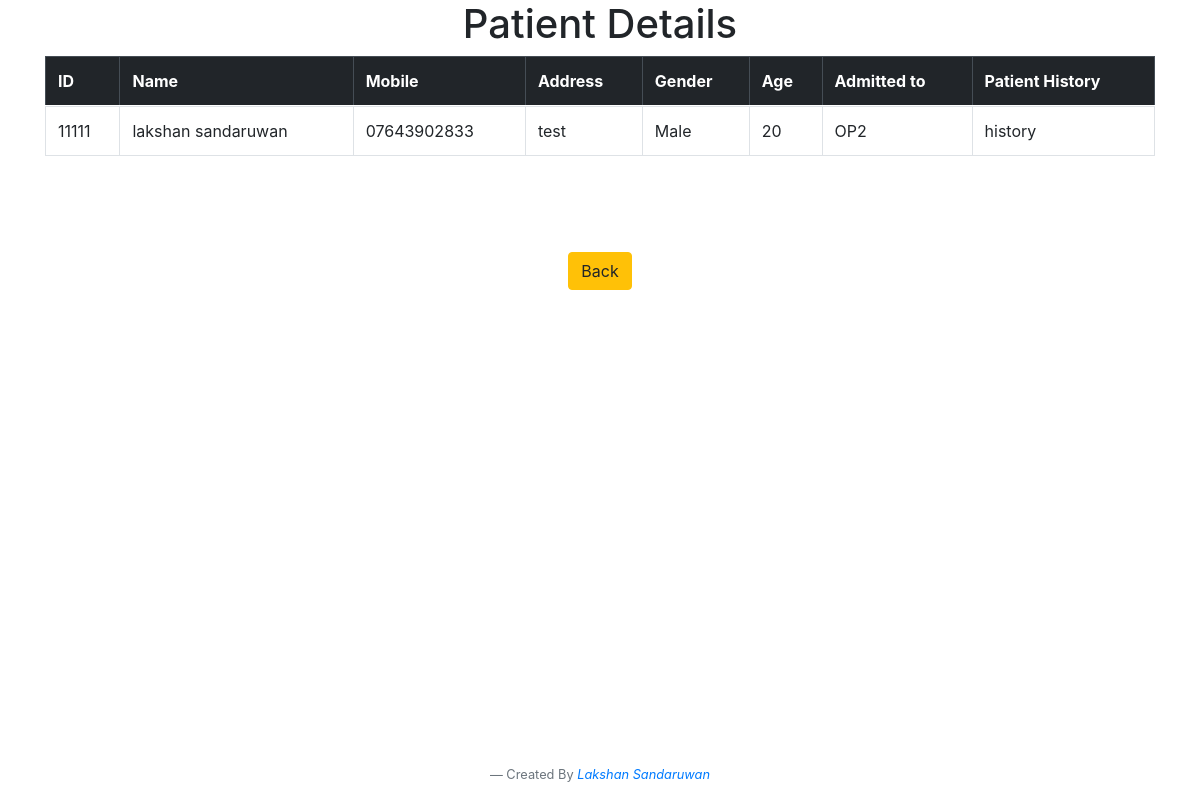
Page /includes/view-patient.php?user_id=7 (signed in) on the committed database.
### tables this page shows
CREATE TABLE `patient` (
  `id` int(10) NOT NULL,
  `p_card` varchar(50) NOT NULL,
  `p_f_name` varchar(50) NOT NULL,
  `p_l_name` varchar(50) NOT NULL,
  `p_address` varchar(50) NOT NULL,
  `p_mobile` varchar(50) NOT NULL,
  `p_gender` varchar(20) NOT NULL,
  `p_age` int(10) NOT NULL,
  `p_admit` varchar(10) NOT NULL,
  `p_history` varchar(255) NOT NULL
);

### includes/view-patient.php (the view, shortened to what this page needs)
<?php  include '../header.php'?>
<h1 class="text-center">Patient Details</h1>
  <div class="container">
    <table class="table table-striped table-bordered table-hover">
      <thead class="table-dark">
        <tr>
          <th  scope="col" >ID</th>
          <th  scope="col">Name</th>
          <th  scope="col">Mobile</th>
          <th  scope="col">Address</th>
           <th  scope="col">Gender</th>
          <th  scope="col">Age</th>
          <th  scope="col">Admitted to</th>
          <th  scope="col">Patient History</th>
        </tr>
      </thead>
        <tbody>
          <tr>
            <?php
              if (isset($_GET['user_id'])) {
                  $userid = $_GET['user_id'];
                  $query="SELECT * FROM patient WHERE id = {$userid} ";
                  $view_staff= mysqli_query($conn,$query);
                  while($row = mysqli_fetch_assoc($view_staff))
                  {
                      $pidc = $row['p_card'];
                      $pfName  = $row['p_f_name'];
                      $plName  = $row['p_l_name'];
                      $pMobile = $row['p_mobile'];
                      $pAddress = $row['p_address'];
                      $pGender = $row['p_gender'];
                      $page = $row['p_age'];
                      $pward = $row['p_admit'];
                      $phistory = $row['p_history'];
                        echo "<tr >";
                        echo " <td >{$pidc}</td>";
                        echo " <td > {$pfName} {$plName} </td>";
                        echo " <td > {$pMobile}</td>";
                        echo " <td >{$pAddress} </td>";
                        echo " <td > {$pGender}</td>";
                        echo " <td >{$page} </td>";
                        echo " <td >{$pward} </td>";
                        echo " <td >{$phistory} </td>";
                        echo " </tr> ";
                  }
                }
            ?>
          </tr>
        </tbody>
    </table>
  </div>
  <div class="container text-center mt-5">
    <a href="../patients.php" class="btn btn-warning mt-5"> Back </a>
  <div>
<?php include "../footer.php" ?>

### rows in the picture
patient: p_card "11111", p_f_name "lakshan", p_l_name "sandaruwan", p_mobile "07643902833", p_address "test", p_gender "Male", p_age "20", p_admit "OP2", p_history "history"
